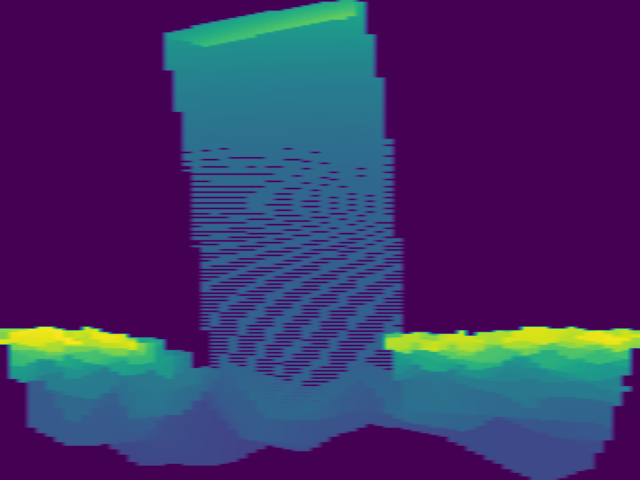
#> input picture test_range_images/block_1_-1-1.png, 640 x 480 px; its folder holds 5 pictures in this run
$ python feature_extraction.py   (older library calls are emulated)
#> lines starting #> are read from the running program, lines starting #| are printed output that depends on the picture
import os
import matplotlib.pyplot as plt
import pandas as pd
import numpy as np
from PIL import Image
import cv2

from skimage.feature import hog
from skimage.color import rgb2gray
from skimage.feature import greycomatrix, greycoprops
from skimage.filters import hessian, median


class Feature_Extractor():

    def __init__(self, path, filename, hog = True, glcm = True, glcm_window_size = 7, glcm_step_size = 20, orb = True):
        """Extract features using a variety of methods

        Args:
            path (string): folder that contains range images
            filename (string): filename of range images
            hog (bool, optional): histogram of gradients execution. Defaults to True.
            glcm (bool, optional): [description]. Graylevel Comatrix execution. Defaults to True.
            orb (bool, optional): [description]. ORB feature descriptor execution. Defaults to True.
        """

        self.filename = filename
        self.dir = path + filename
        self.glcm_window_size = glcm_window_size
        self.glcm_step_size = glcm_step_size
        if hog:
            self.hog_features = self.get_hog_features(self.get_image(self.dir))
        if glcm:
            self.glcm_features = self.get_glcm_features(self.get_image(self.dir))
        if orb:
            self.orb_kps, self.orb_des = self.get_orb_features(self.get_cv_image(self.dir))
            self.matches = self.match_orb_features(self.orb_des)

    def __call__(self):

        print("Feature Extraction Performed")

    # [15 lines left out: function get_image, not called in this run]

    def get_cv_image(self, directory):
        """get image in an opencv compatible format

        Args:
            directory (string): directory of range image

        Returns:
            grey_image: greyscaled image as opencv object
        """
#> called with directory = './test_range_images/block_1_-1-1.png'

        img = cv2.imread(directory)
#> img is the input picture: shape (480, 640, 3); mean B, G, R 105.1, 49.4, 63.6
        grey_image= cv2.cvtColor(img,cv2.COLOR_BGR2GRAY)
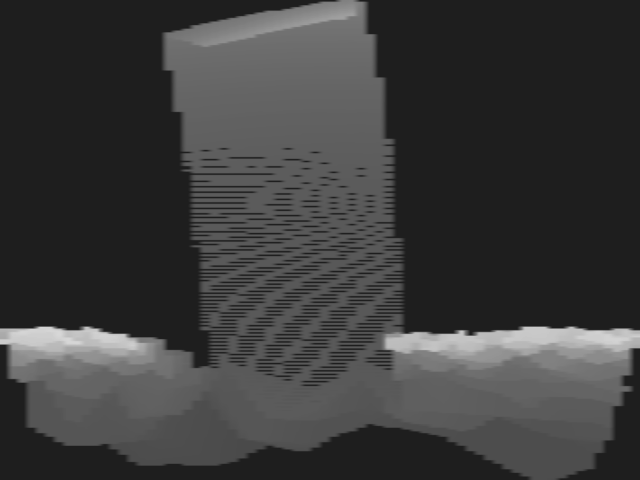
#> grey_image: shape (480, 640); min 30, max 215, mean 59.7
        return grey_image

    # [67 lines left out: functions get_hog_features, glcm_elements, get_glcm_features, not called in this run]

    def get_orb_features(self, img):
        """Generate features using the ORB descriptor

        Args:
            img (numpy array): range image

        Returns:
            [keypoints, descriptors]: keypoints and their descriptors
        """
        # create orb object
        orb = cv2.ORB_create()
        kp, des = orb.detectAndCompute(img,None)
#> kp = 486 keypoints; strongest (x, y, size): (461, 331, 44.6), (461, 332, 53.6), (462, 331, 31), (462, 330, 64.3)
        # np.savetxt('./orb_desc/' + ''.join(self.filename.split('_')[:2]), des, fmt='%d')
        return kp, des

    def match_orb_features(self, des1):
        """Match Orb Features using the Bf matcher

        Args:
            des1 (numpy array): descriptors of range image at hand

        Returns:
            matches_num [dict]: [keys are the filenames in the feature database and value is the number of matches]
        """
        bf = cv2.BFMatcher(cv2.NORM_HAMMING, crossCheck=True)

        directory_str = "./orb_desc/"

        directory = os.fsencode(directory_str)

        matches_num = {}

        for file in os.listdir(directory):

            filename = os.fsdecode(file)

            des2 = np.loadtxt(directory_str + filename, dtype=np.uint8)
            matches = bf.match(des1, des2)

            matches = sorted(matches, key = lambda x:x.distance)

            matches_num[filename] = len(matches)

        return matches_num

if __name__ == "__main__":

    path = "./test_range_images/"
    filename = "block_1_-1-1.png"

    feature_extractor = Feature_Extractor(path, filename, hog = False, glcm= False)
#> in __init__, `self.orb_kps, self.orb_des = self.get_orb_features(self.get_cv_image(s..`: self.orb_kps has the same summary as kp in get_orb_features
#> (the run stopped early here; a loop or call above may not have finished)
